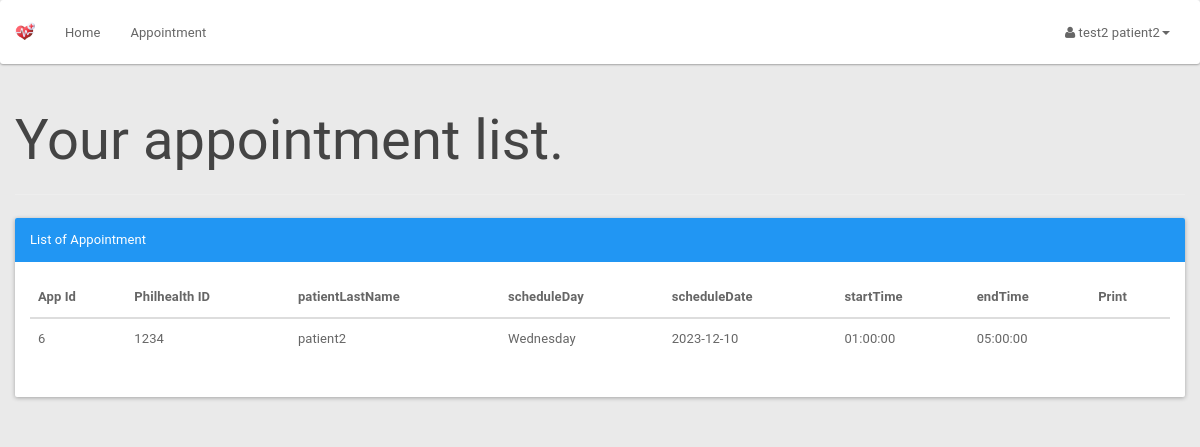
The page /patient/tbpatientapplist.php (signed in) on the database as committed earlier.
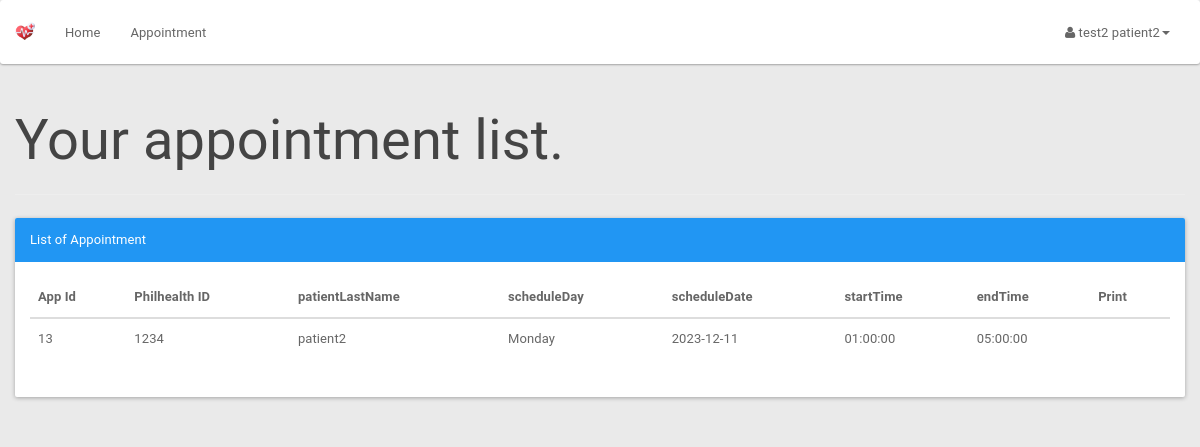
The same page on the database as committed later.
### tables this page shows
CREATE TABLE `tbappointment` (
  `appId` int(11) NOT NULL,
  `philhealthId` bigint(20) NOT NULL,
  `scheduleId` int(11) NOT NULL,
  `appSymptom` text NOT NULL,
  `currentMedications` varchar(255) DEFAULT NULL,
  `symptomDuration` varchar(50) DEFAULT NULL,
  `allergies` varchar(255) DEFAULT NULL,
  `status` varchar(50) DEFAULT 'process',
  `additionalInfo` text DEFAULT NULL,
  `createdAt` timestamp NOT NULL DEFAULT current_timestamp()
);

CREATE TABLE `patient` (
  `philhealthId` bigint(12) NOT NULL,
  `password` varchar(20) NOT NULL,
  `patientFirstName` varchar(20) NOT NULL,
  `patientLastName` varchar(20) NOT NULL,
  `patientMaritialStatus` varchar(10) NOT NULL,
  `patientDOB` date NOT NULL,
  `patientGender` varchar(10) NOT NULL,
  `patientAddress` varchar(100) NOT NULL,
  `patientPhone` varchar(15) NOT NULL,
  `patientEmail` varchar(100) NOT NULL,
  `appointmentType` enum('tb','prenatal') NOT NULL DEFAULT 'tb'
);

CREATE TABLE `doctorschedule` (
  `scheduleId` int(11) NOT NULL,
  `scheduleDate` date NOT NULL,
  `scheduleDay` varchar(15) NOT NULL,
  `startTime` time NOT NULL,
  `endTime` time NOT NULL,
  `bookAvail` varchar(10) NOT NULL,
  `doctorId` int(11) DEFAULT NULL
);

### patient/tbpatientapplist.php (the view, shortened to what this page needs)
<?php
include_once '../assets/conn/dbconnect.php';
$session = $_SESSION['patientSession'];
$res = mysqli_query($con, "SELECT a.*, b.*,c.* FROM patient a
	JOIN tbappointment b
		On a.philhealthId = b.philhealthId
	JOIN doctorschedule c
		On b.scheduleId=c.scheduleId
	WHERE b.philhealthId ='$session'");
$userRow = mysqli_fetch_array($res);
function getAppointmentLink($appointmentType, $patientId)
{
	if ($appointmentType == 'tb') {
		return "tbpatientapplist.php?patientId=$patientId";
	} elseif ($appointmentType == 'prenatal') {
		return "patientapplist.php?patientId=$patientId";
	} else {
		return "#";
	}
}
if (!$userRow) {
	echo 'No Appointment';
} else {
?>
	<!DOCTYPE html>
	<html>
	<head>
		<link href="assets/css/material.css" rel="stylesheet">
		<link href="assets/css/default/style.css" rel="stylesheet">
		<link href="assets/css/default/blocks.css" rcel="stylesheet">
		<link rel="stylesheet" href="assets/font-awesome/css/font-awesome.min.css" />
	</head>
	<body>
		<nav class="navbar navbar-default " role="navigation">
			<div class="container-fluid">
				<div class="navbar-header">
					<a class="navbar-brand" href="patient.php"><img alt="Brand" src="assets/img/cd-logo.png" height="20px"></a>
				</div>
				<div class="collapse navbar-collapse" id="bs-example-navbar-collapse-1">
					<ul class="nav navbar-nav">
						<ul class="nav navbar-nav">
							<li><a href="patient.php">Home</a></li>
							<li>
								<a href="<?php echo getAppointmentLink($userRow['appointmentType'], $userRow['philhealthId']); ?>">Appointment</a>
							</li>
						</ul>
					</ul>
					<ul class="nav navbar-nav navbar-right">
						<li class="dropdown">
							<a href="#" class="dropdown-toggle" data-toggle="dropdown"><i class="fa fa-user"></i> <?php echo $userRow['patientFirstName']; ?> <?php echo $userRow['patientLastName']; ?><b class="caret"></b></a>
						</li>
					</ul>
				</div>
			</div>
		</nav>
	<?php
	echo "<div class='container'>";
	echo "<div class='row'>";
	echo "<div class='page-header'>";
	echo "<h1>Your appointment list. </h1>";
	echo "</div>";
	echo "<div class='panel panel-primary'>";
	echo "<div class='panel-heading'>List of Appointment</div>";
	echo "<div class='panel-body'>";
	echo "<table class='table table-hover'>";
	echo "<thead>";
	echo "<tr>";
	echo "<th>App Id</th>";
	echo "<th>Philhealth ID </th>";
	echo "<th>patientLastName </th>";
	echo "<th>scheduleDay </th>";
	echo "<th>scheduleDate </th>";
	echo "<th>startTime </th>";
	echo "<th>endTime </th>";
	echo "<th>Print </th>";
	echo "</tr>";
	echo "</thead>";
	$res = mysqli_query($con, "SELECT a.*, b.*,c.*
		FROM patient a
		JOIN tbappointment b
		On a.philhealthId = b.philhealthId
		JOIN doctorschedule c
		On b.scheduleId=c.scheduleId
		WHERE b.philhealthId ='$session'");
	while ($userRow = mysqli_fetch_array($res)) {
		echo "<tbody>";
		echo "<tr>";
		echo "<td>" . $userRow['appId'] . "</td>";
		echo "<td>" . $userRow['philhealthId'] . "</td>";
		echo "<td>" . $userRow['patientLastName'] . "</td>";
		echo "<td>" . $userRow['scheduleDay'] . "</td>";
		echo "<td>" . $userRow['scheduleDate'] . "</td>";
		echo "<td>" . $userRow['startTime'] . "</td>";
		echo "<td>" . $userRow['endTime'] . "</td>";
		echo "<td><a href='invoice2.php?appid=" . $userRow['appId'] . "' target='_blank'><span class='glyphicon glyphicon-print' aria-hidden='true'></span></a> </td>";
	}
	echo "</tr>";
	echo "</tbody>";
	echo "</table>";
}
	?>
	</div>
	</div>
	</div>
	</div>
	</body>
	</html>

Rows that differ between the two databases and show on the page:
removed tbappointment: philhealthId.patientFirstName "test2", philhealthId.patientLastName "patient2", appId "6", philhealthId "1234", scheduleId.scheduleDay "Wednesday", scheduleId.scheduleDate "2023-12-10", scheduleId.startTime "01:00:00", scheduleId.endTime "05:00:00"
added tbappointment: philhealthId.patientFirstName "test2", philhealthId.patientLastName "patient2", appId "13", philhealthId "1234", scheduleId.scheduleDay "Monday", scheduleId.scheduleDate "2023-12-11", scheduleId.startTime "01:00:00", scheduleId.endTime "05:00:00"
